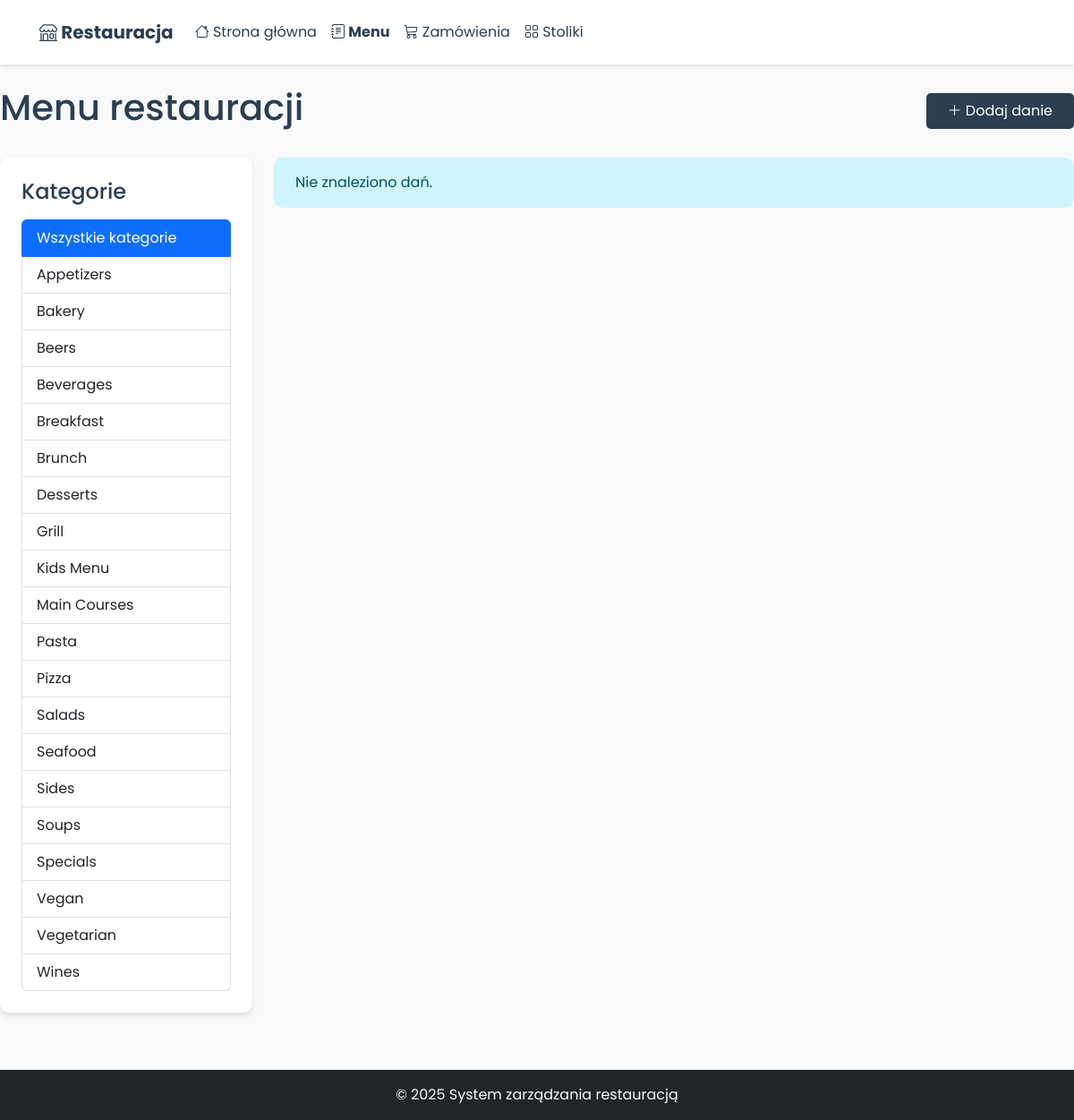
Screenshot of /?controller=menu with the database file from the repository.
### tables this page shows
CREATE TABLE IF NOT EXISTS categories (
    id INT PRIMARY KEY AUTO_INCREMENT,
    name VARCHAR(100) NOT NULL,
    description TEXT,
    created_at TIMESTAMP DEFAULT CURRENT_TIMESTAMP
);

### controllers/Controller.php (called while the page is built, shortened)
<?php
class Controller {
    protected function render($view, $data = []) {
        extract($data);
        $viewFile = BASE_PATH . '/views/' . $view . '.php';
        if (file_exists($viewFile)) {
            include BASE_PATH . '/views/layouts/header.php';
            include $viewFile;
            include BASE_PATH . '/views/layouts/footer.php';
        } else {
            throw new \Exception("Nie znaleziono pliku widoku: " . $view);
        }
    }
}

### controllers/MenuController.php (called while the page is built, shortened)
<?php
class MenuController extends Controller {
    private $menuModel;
    public function __construct() {
        $this->menuModel = new \models\MenuModel();
    }
    public function index() {
        $categoryId = $_GET['category_id'] ?? null;
        $items = $this->menuModel->getMenuItems($categoryId);
        $categories = $this->menuModel->getCategories();
        $this->render('menu/index', [
            'items' => $items,
            'categories' => $categories,
            'selectedCategory' => $categoryId
        ]);
    }
}

### index.php (called while the page is built, shortened)
<?php
spl_autoload_register(function ($class) {
    $file = BASE_PATH . '/' . str_replace('\\', '/', $class) . '.php';
});
$controller = isset($_GET['controller']) ? $_GET['controller'] : 'home';
$action = isset($_GET['action']) ? $_GET['action'] : 'index';
$controllerClass = ucfirst($controller) . 'Controller';
$controllerFile = BASE_PATH . '/controllers/' . $controllerClass . '.php';
try {
    if (file_exists($controllerFile)) {
        $controllerInstance = new $controllerClass();
        if (method_exists($controllerInstance, $action)) {
            $controllerInstance->$action();
        } else {
            throw new Exception("Action not found");
        }
    } else {
        throw new Exception("Controller not found");
    }
} catch (Exception $e) {
    echo "Error: " . $e->getMessage();
}

### config/database.php (called while the page is built)
<?php
return [
    'host' => 'localhost',
    'dbname' => 'restaurant',
    'username' => 'root',
    'password' => 'root',
    'charset' => 'utf8mb4'
];

### models/Model.php (called while the page is built, shortened)
<?php
class Model {
    protected $db;
    public function __construct() {
        $config = require BASE_PATH . '/config/database.php';
        try {
            $this->db = new \PDO(
                "mysql:host={$config['host']};dbname={$config['dbname']};charset={$config['charset']}",
                $config['username'],
                $config['password'],
                [
                    \PDO::ATTR_ERRMODE => \PDO::ERRMODE_EXCEPTION,
                    \PDO::ATTR_DEFAULT_FETCH_MODE => \PDO::FETCH_ASSOC,
                    \PDO::ATTR_EMULATE_PREPARES => false
                ]
            );
        } catch (\PDOException $e) {
            die("Połączenie nie powiodło się: " . $e->getMessage());
        }
    }
    protected function query($sql, $params = []) {
        $stmt = $this->db->prepare($sql);
        $stmt->execute($params);
        return $stmt;
    }
    protected function findAll($sql, $params = []) {
        return $this->query($sql, $params)->fetchAll();
    }
}

### models/MenuModel.php (called while the page is built, shortened)
<?php
class MenuModel extends Model {
    public function getCategories() {
        return $this->findAll("SELECT * FROM categories ORDER BY name");
    }
}

### views/menu/index.php (the view, shortened to what this page needs)
<div class="d-flex justify-content-between align-items-center mb-4">
    <h1 class="fade-in">Menu restauracji</h1>
    <a href="<?= BASE_URL ?>?controller=menu&action=add" class="btn btn-primary fade-in">
        <i class="bi bi-plus-lg"></i> Dodaj danie
    </a>
</div>
<div class="row">
    <div class="col-md-3">
        <div class="dashboard-card fade-in">
            <h3 class="mb-3">Kategorie</h3>
            <div class="list-group">
                <a href="<?= BASE_URL ?>?controller=menu"
                   class="list-group-item list-group-item-action <?= !$selectedCategory ? 'active' : '' ?>">
                    Wszystkie kategorie
                </a>
                <?php foreach ($categories as $category): ?>
                    <a href="<?= BASE_URL ?>?controller=menu&category_id=<?= $category['id'] ?>"
                       class="list-group-item list-group-item-action <?= $selectedCategory == $category['id'] ? 'active' : '' ?>">
                        <?= htmlspecialchars($category['name']) ?>
                    </a>
                <?php endforeach; ?>
            </div>
        </div>
    </div>
    <div class="col-md-9">
        <div class="row">
            <?php if (empty($items)): ?>
                <div class="col-12">
                    <div class="alert alert-info fade-in">
                        Nie znaleziono dań. <?php if ($selectedCategory): ?>Spróbuj wybrać inną kategorię.<?php endif; ?>
                    </div>
                </div>
            <?php endif; ?>
        </div>
    </div>
</div>

### views/layouts/header.php (shortened to what this page needs)
<!DOCTYPE html>
<html lang="pl">
<head>
    <link href="https://cdn.jsdelivr.net/npm/bootstrap@5.3.0/dist/css/bootstrap.min.css" rel="stylesheet">
    <link href="https://cdn.jsdelivr.net/npm/bootstrap-icons@1.11.0/font/bootstrap-icons.css" rel="stylesheet">
    <link href="<?= BASE_URL ?>public/css/style.css" rel="stylesheet">
</head>
<body>
    <nav class="navbar navbar-expand-lg mb-4">
        <div class="container">
            <a class="navbar-brand" href="<?= BASE_URL ?>">
                <i class="bi bi-shop"></i> Restauracja
            </a>
            <div class="collapse navbar-collapse" id="navbarNav">
                <ul class="navbar-nav">
                    <li class="nav-item">
                        <a class="nav-link <?= !isset($_GET['controller']) || $_GET['controller'] === 'home' ? 'active' : '' ?>"
                           href="<?= BASE_URL ?>">
                            <i class="bi bi-house"></i> Strona główna
                        </a>
                    </li>
                    <li class="nav-item">
                        <a class="nav-link <?= isset($_GET['controller']) && $_GET['controller'] === 'menu' ? 'active' : '' ?>"
                           href="<?= BASE_URL ?>?controller=menu">
                            <i class="bi bi-journal-text"></i> Menu
                        </a>
                    </li>
                    <li class="nav-item">
                        <a class="nav-link <?= isset($_GET['controller']) && $_GET['controller'] === 'orders' ? 'active' : '' ?>"
                           href="<?= BASE_URL ?>?controller=orders">
                            <i class="bi bi-cart3"></i> Zamówienia
                        </a>
                    </li>
                    <li class="nav-item">
                        <a class="nav-link <?= isset($_GET['controller']) && $_GET['controller'] === 'tables' ? 'active' : '' ?>"
                           href="<?= BASE_URL ?>?controller=tables">
                            <i class="bi bi-grid"></i> Stoliki
                        </a>
                    </li>
                </ul>
            </div>
        </div>
    </nav>
</body>
</html>

### views/layouts/footer.php (shortened to what this page needs)
    <footer class="bg-dark text-light mt-5 py-3">
        <div class="container">
            <p class="text-center mb-0">&copy; <?= date('Y') ?> System zarządzania restauracją</p>
        </div>
    </footer>
</body>
</html>

### public/css/style.css (style rules this page uses)
:root { --primary-color: #2c3e50; --secondary-color: #e74c3c; --accent-color: #3498db; --success-color: #2ecc71; --warning-color: #f1c40f; --danger-color: #e74c3c; --light-bg: #f8f9fa; --dark-bg: #2c3e50; --transition: all 0.3s ease; }
body { font-family: 'Poppins', sans-serif; background-color: var(--light-bg); color: var(--primary-color); }
.navbar { box-shadow: 0 2px 4px rgba(0,0,0,0.1); background-color: white !important; padding: 1rem 2rem; }
.navbar-brand { font-weight: 700; color: var(--primary-color) !important; transition: var(--transition); }
.nav-link { position: relative; color: var(--primary-color) !important; transition: var(--transition); }
.nav-link::after { content: ''; position: absolute; bottom: 0; left: 0; width: 0; height: 2px; background-color: var(--secondary-color); transition: var(--transition); }
.btn { border-radius: 5px; padding: 0.5rem 1.5rem; transition: var(--transition); border: none; }
.btn-primary { background-color: var(--primary-color); }
.fade-in { animation: fadeIn 0.5s ease-in; }
.dashboard-card { background: white; border-radius: 10px; padding: 1.5rem; margin-bottom: 1rem; box-shadow: 0 4px 6px rgba(0,0,0,0.1); transition: var(--transition); }
.dashboard-card h3 { color: var(--primary-color); font-size: 1.5rem; margin-bottom: 1rem; }
.alert { border-radius: 10px; border: none; padding: 1rem 1.5rem; margin-bottom: 1.5rem; animation: slideIn 0.5s ease-out; }

### views/layouts/header.php (style rules this page uses)
.nav-link.active { font-weight: bold; }

### rows the page displays
categories: name "Appetizers"
categories: name "Bakery"
categories: name "Beers"
categories: name "Beverages"
categories: name "Breakfast"
categories: name "Brunch"
categories: name "Desserts"
categories: name "Grill"
categories: name "Kids Menu"
categories: name "Main Courses"
categories: name "Pasta"
categories: name "Pizza"
categories: name "Salads"
categories: name "Seafood"
categories: name "Sides"
categories: name "Soups"
categories: name "Specials"
categories: name "Vegan"
categories: name "Vegetarian"
categories: name "Wines"
